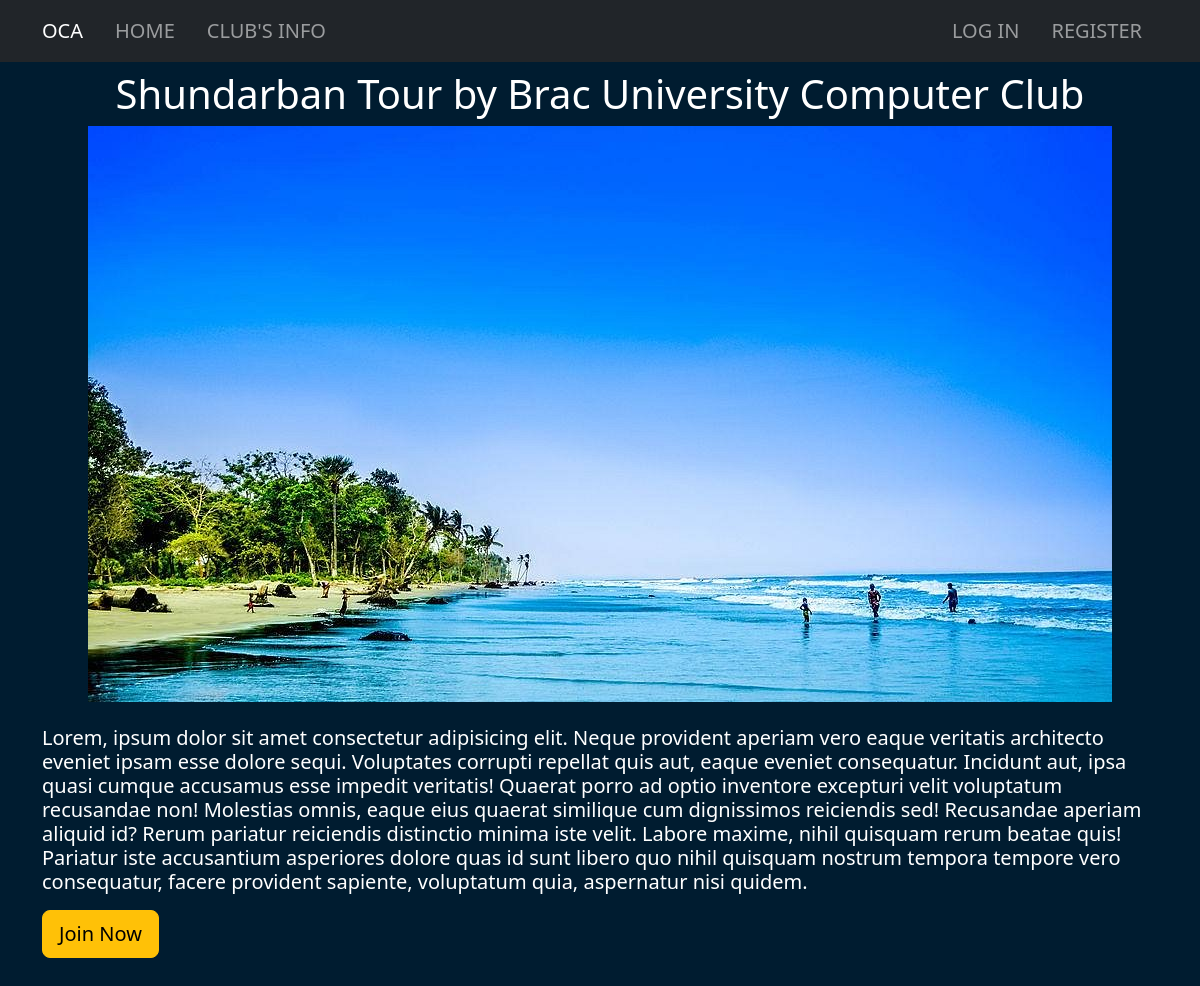
Screenshot of /club/highlights/details/1 with the database file from the repository.
### club/models.py (models this page shows, shortened)
class Highlights(models.Model):
    photo = models.ImageField(null=True, blank=True, upload_to='highlights/')
    title = models.CharField(max_length=255, null=True, blank=True)
    description = models.TextField(null=True, blank=True)
    url = models.URLField(null=True, blank=True)

### club/views.py (the view)
# urls.py: path('highlights/details/<int:id>', views.highlight_details, name='highlight_details'),
def highlight_details(request, id):
    highlight = Highlights.objects.get(id=id)
    return render(request, 'highlights.html', {'highlight': highlight})

### club/context_processor.py (called while the page is built)
def is_president(request):
    if request.user.is_authenticated:
        president_clubs = Club.objects.filter(president=request.user)
        if president_clubs.exists():
            return {'is_club_president': True, 'president_clubs': president_clubs}
    return {'is_club_president': False}

### templates/highlights.html
{%extends 'base.html'%}
{%block content%}
<div class="container-fluid">
    <h1 class="text-center text-white my-2">{{highlight.title}}</h1>
    <div class="container d-flex justify-content-center my-2">
        <img src="{{highlight.photo.url}}" alt="">
    </div>
    <div class="container text-white my-4">
        <h5>{{highlight.description}}</h5>
        {%if highlight.url%}
        <a href="{{highlight.url}}" class="btn btn-lg btn-warning my-2" target="_blank">Join Now</a>
        {%endif%}
    </div>
</div>
{%endblock content%}

### static/css/style.css (style rules this page uses)
:root { --homepage-background-color: #001C30; }
* { margin: 0; padding: 0; }
body { background-color: var(--homepage-background-color); }

### rows the page displays
Highlights: title "Shundarban Tour by Brac University Computer Club", photo (picture), description "Lorem, ipsum dolor sit amet consectetur adipisicing elit. Neque provident aperiam vero eaque veritatis architecto eveniet ipsam esse dolore sequi. Voluptates corrupti repellat quis aut, eaque eveniet consequatur. Incidunt aut, ipsa quasi cumque accusamus esse impedit veritatis! Quaerat porro ad optio inventore excepturi velit voluptatum recusandae non! Molestias omnis, eaque eius quaerat similique cum dignissimos reiciendis sed! Recusandae aperiam aliquid id? Rerum pariatur reiciendis distinctio minima iste velit. Labore maxime, nihil quisquam rerum beatae quis! Pariatur iste accusantium asperiores dolore quas id sunt libero quo nihil quisquam nostrum tempora tempore vero consequatur,…"
